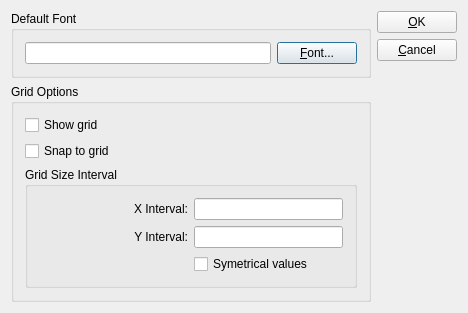
<ui version="4.0" >
 <author></author>
 <comment> * Copyright (c) 2002-2007 by OpenMFG, LLC
 *
 * This program is free software; you can redistribute it and/or modify
 * it under the terms of the GNU General Public License as published by
 * the Free Software Foundation; either version 2 of the License, or
 * (at your option) any later version.
 *
 * This program is distributed in the hope that it will be useful,
 * but WITHOUT ANY WARRANTY; without even the implied warranty of
 * MERCHANTABILITY or FITNESS FOR A PARTICULAR PURPOSE.  See the
 * GNU General Public License for more details.
 *
 * You should have received a copy of the GNU General Public License
 * along with this program; if not, write to the Free Software
 * Foundation, Inc., 59 Temple Place, Suite 330, Boston, MA  02111-1307  USA
 *
 * If you do not wish to be bound by the terms of the GNU General Public
 * License, DO NOT USE THIS SOFTWARE.  Please contact OpenMFG, LLC at
 * info@openmfg.com for details on how to purchase a commercial license.</comment>
 <exportmacro></exportmacro>
 <class>EditPreferences</class>
 <widget class="QDialog" name="EditPreferences" >
  <property name="geometry" >
   <rect>
    <x>0</x>
    <y>0</y>
    <width>468</width>
    <height>277</height>
   </rect>
  </property>
  <property name="sizePolicy" >
   <sizepolicy>
    <hsizetype>5</hsizetype>
    <vsizetype>3</vsizetype>
    <horstretch>0</horstretch>
    <verstretch>0</verstretch>
   </sizepolicy>
  </property>
  <property name="windowTitle" >
   <string>Preferences</string>
  </property>
  <layout class="QHBoxLayout" >
   <property name="margin" >
    <number>11</number>
   </property>
   <property name="spacing" >
    <number>6</number>
   </property>
   <item>
    <layout class="QVBoxLayout" >
     <property name="margin" >
      <number>0</number>
     </property>
     <property name="spacing" >
      <number>6</number>
     </property>
     <item>
      <widget class="QGroupBox" name="_bgDefaultFont" >
       <property name="title" >
        <string>Default Font</string>
       </property>
       <layout class="QHBoxLayout" >
        <property name="margin" >
         <number>11</number>
        </property>
        <property name="spacing" >
         <number>6</number>
        </property>
        <item>
         <widget class="QLineEdit" name="_leDefaultFont" >
          <property name="frame" >
           <bool>true</bool>
          </property>
          <property name="readOnly" >
           <bool>true</bool>
          </property>
         </widget>
        </item>
        <item>
         <widget class="QPushButton" name="_btnChangeFont" >
          <property name="text" >
           <string>&amp;Font...</string>
          </property>
         </widget>
        </item>
       </layout>
      </widget>
     </item>
     <item>
      <widget class="QGroupBox" name="_gbGridOptions" >
       <property name="title" >
        <string>Grid Options</string>
       </property>
       <layout class="QVBoxLayout" >
        <property name="margin" >
         <number>11</number>
        </property>
        <property name="spacing" >
         <number>6</number>
        </property>
        <item>
         <widget class="QCheckBox" name="_cbShowGrid" >
          <property name="text" >
           <string>Show grid</string>
          </property>
         </widget>
        </item>
        <item>
         <widget class="QCheckBox" name="_cbSnapGrid" >
          <property name="text" >
           <string>Snap to grid</string>
          </property>
         </widget>
        </item>
        <item>
         <widget class="QGroupBox" name="_gbGridSize" >
          <property name="sizePolicy" >
           <sizepolicy>
            <hsizetype>5</hsizetype>
            <vsizetype>3</vsizetype>
            <horstretch>0</horstretch>
            <verstretch>0</verstretch>
           </sizepolicy>
          </property>
          <property name="title" >
           <string>Grid Size Interval</string>
          </property>
          <layout class="QGridLayout" >
           <property name="margin" >
            <number>11</number>
           </property>
           <property name="spacing" >
            <number>6</number>
           </property>
           <item row="0" column="0" >
            <widget class="QLabel" name="_lblGridSizeX" >
             <property name="text" >
              <string>X Interval:</string>
             </property>
             <property name="alignment" >
              <set>Qt::AlignRight|Qt::AlignTrailing|Qt::AlignVCenter</set>
             </property>
            </widget>
           </item>
           <item row="1" column="0" >
            <widget class="QLabel" name="_lblGridSizeY" >
             <property name="text" >
              <string>Y Interval:</string>
             </property>
             <property name="alignment" >
              <set>Qt::AlignRight|Qt::AlignTrailing|Qt::AlignVCenter</set>
             </property>
            </widget>
           </item>
           <item row="0" column="1" >
            <widget class="QLineEdit" name="_leGridSizeX" />
           </item>
           <item row="1" column="1" >
            <widget class="QLineEdit" name="_leGridSizeY" />
           </item>
           <item row="2" column="1" >
            <widget class="QCheckBox" name="_cbGridSymetrical" >
             <property name="text" >
              <string>Symetrical values</string>
             </property>
            </widget>
           </item>
           <item row="2" column="0" >
            <spacer>
             <property name="orientation" >
              <enum>Qt::Horizontal</enum>
             </property>
             <property name="sizeType" >
              <enum>QSizePolicy::MinimumExpanding</enum>
             </property>
             <property name="sizeHint" >
              <size>
               <width>40</width>
               <height>20</height>
              </size>
             </property>
            </spacer>
           </item>
          </layout>
         </widget>
        </item>
       </layout>
      </widget>
     </item>
     <item>
      <spacer>
       <property name="orientation" >
        <enum>Qt::Vertical</enum>
       </property>
       <property name="sizeType" >
        <enum>QSizePolicy::Expanding</enum>
       </property>
       <property name="sizeHint" >
        <size>
         <width>20</width>
         <height>40</height>
        </size>
       </property>
      </spacer>
     </item>
    </layout>
   </item>
   <item>
    <layout class="QVBoxLayout" >
     <property name="margin" >
      <number>0</number>
     </property>
     <property name="spacing" >
      <number>6</number>
     </property>
     <item>
      <widget class="QPushButton" name="_btnOk" >
       <property name="text" >
        <string>&amp;OK</string>
       </property>
      </widget>
     </item>
     <item>
      <widget class="QPushButton" name="_btnCancel" >
       <property name="text" >
        <string>&amp;Cancel</string>
       </property>
      </widget>
     </item>
     <item>
      <spacer>
       <property name="orientation" >
        <enum>Qt::Vertical</enum>
       </property>
       <property name="sizeType" >
        <enum>QSizePolicy::Expanding</enum>
       </property>
       <property name="sizeHint" >
        <size>
         <width>20</width>
         <height>40</height>
        </size>
       </property>
      </spacer>
     </item>
    </layout>
   </item>
  </layout>
 </widget>
 <layoutdefault spacing="6" margin="11" />
 <pixmapfunction>qPixmapFromMimeSource</pixmapfunction>
 <resources/>
 <connections>
  <connection>
   <sender>_btnCancel</sender>
   <signal>clicked()</signal>
   <receiver>EditPreferences</receiver>
   <slot>reject()</slot>
   <hints>
    <hint type="sourcelabel" >
     <x>20</x>
     <y>20</y>
    </hint>
    <hint type="destinationlabel" >
     <x>20</x>
     <y>20</y>
    </hint>
   </hints>
  </connection>
  <connection>
   <sender>_btnOk</sender>
   <signal>clicked()</signal>
   <receiver>EditPreferences</receiver>
   <slot>accept()</slot>
   <hints>
    <hint type="sourcelabel" >
     <x>20</x>
     <y>20</y>
    </hint>
    <hint type="destinationlabel" >
     <x>20</x>
     <y>20</y>
    </hint>
   </hints>
  </connection>
  <connection>
   <sender>_cbGridSymetrical</sender>
   <signal>toggled(bool)</signal>
   <receiver>_lblGridSizeY</receiver>
   <slot>setDisabled(bool)</slot>
   <hints>
    <hint type="sourcelabel" >
     <x>20</x>
     <y>20</y>
    </hint>
    <hint type="destinationlabel" >
     <x>20</x>
     <y>20</y>
    </hint>
   </hints>
  </connection>
  <connection>
   <sender>_cbGridSymetrical</sender>
   <signal>toggled(bool)</signal>
   <receiver>_leGridSizeY</receiver>
   <slot>setDisabled(bool)</slot>
   <hints>
    <hint type="sourcelabel" >
     <x>20</x>
     <y>20</y>
    </hint>
    <hint type="destinationlabel" >
     <x>20</x>
     <y>20</y>
    </hint>
   </hints>
  </connection>
 </connections>
</ui>
